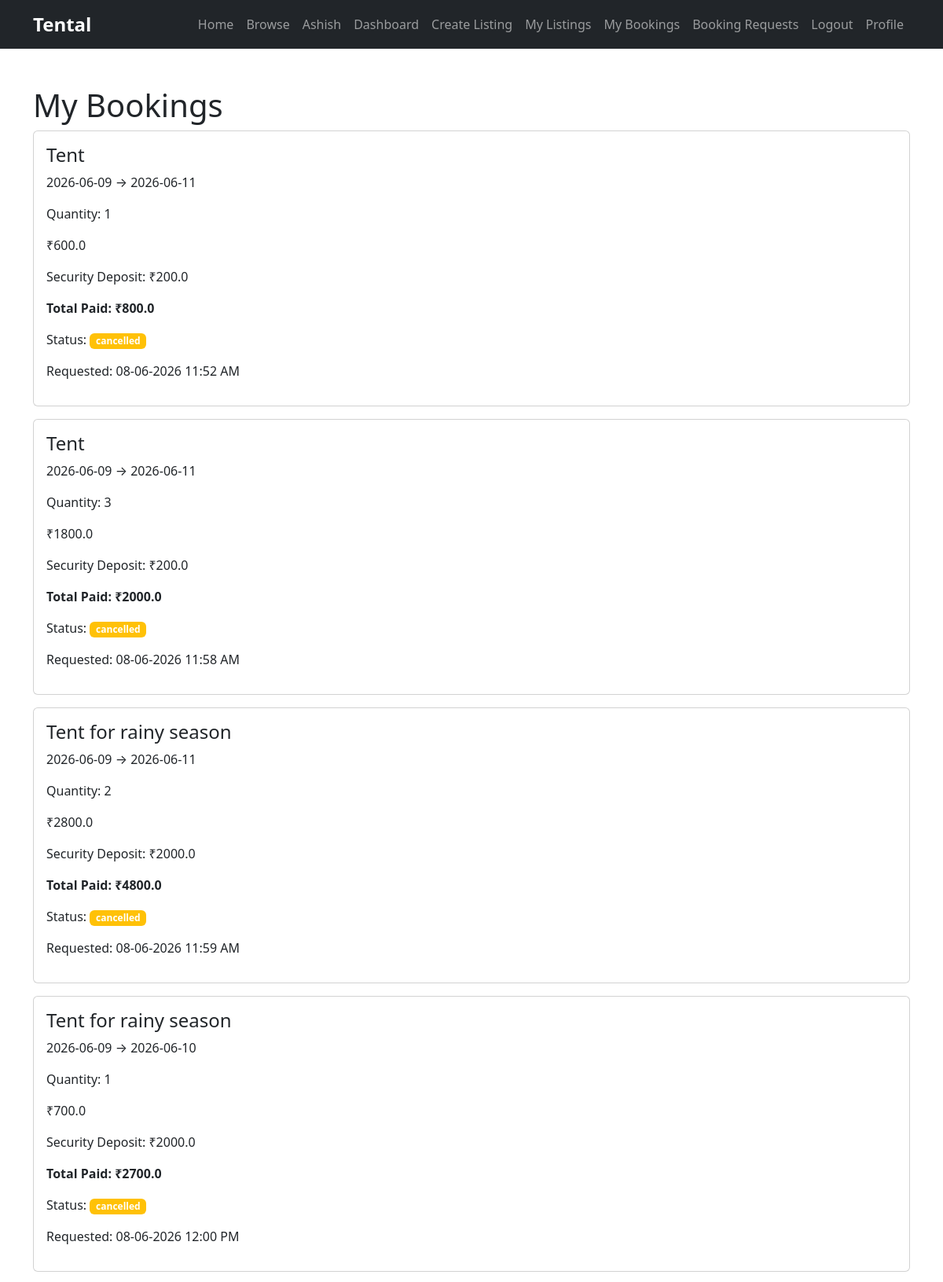
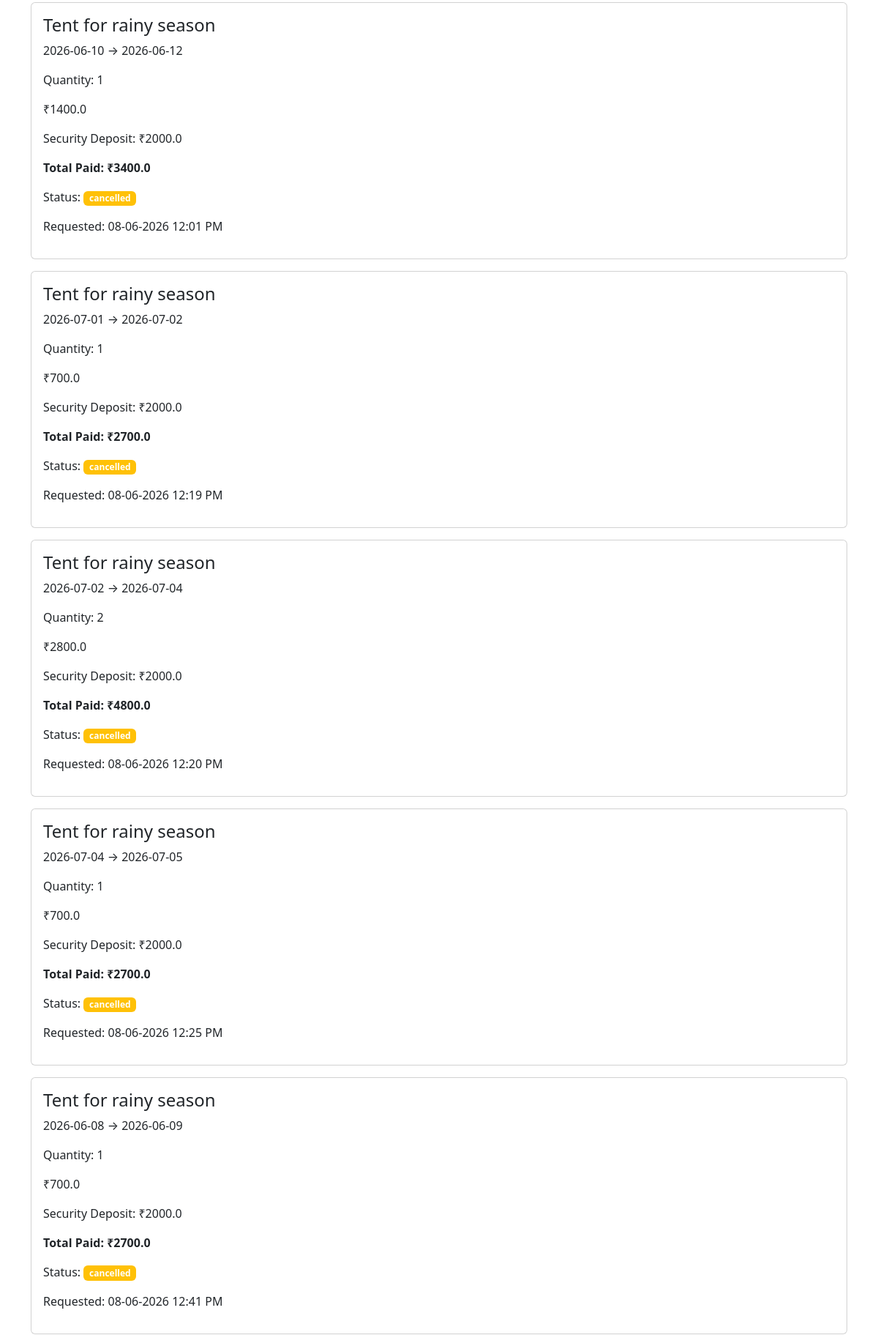
/my-bookings (signed in, upper part), run on the app's committed database (2 pictures, top to bottom).
### models/user.py (models this page shows)
class User(UserMixin, db.Model):
    id = db.Column(db.Integer, primary_key=True)
    name = db.Column(
        db.String(100),
        nullable=False
    )
    email = db.Column(
        db.String(120),
        unique=True,
        nullable=False
    )
    password = db.Column(
        db.String(255),
        nullable=False
    )
    rentals = db.relationship(
        "RentalItem",
        backref="owner",
        lazy=True
    )
    is_admin = db.Column(
        db.Boolean,
        default=False
    )
    is_active_user = db.Column(
        db.Boolean,
        default=True
    )
    bookings = db.relationship(
        "Booking",
        backref="user",
        lazy=True
    )

### models/booking.py (models this page shows)
class Booking(db.Model):
    id = db.Column(
        db.Integer,
        primary_key=True
    )
    user_id = db.Column(
        db.Integer,
        db.ForeignKey("user.id"),
        nullable=False
    )
    rental_item_id = db.Column(
        db.Integer,
        db.ForeignKey("rental_item.id"),
        nullable=False
    )
    status = db.Column(
        db.String(20),
        default="pending"
    )
    start_date = db.Column(
        db.Date,
        nullable=False
    )
    end_date = db.Column(
        db.Date,
        nullable=False
    )
    total_price = db.Column(
        db.Float,
        nullable=False
    )
    created_at = db.Column(
        db.DateTime,
        default=datetime.utcnow
    )
    quantity_booked = db.Column(
        db.Integer,
        nullable=False,
        default=1
    )
    security_deposit = db.Column(
        db.Float,
        nullable=False,
        default=0
    )

### models/rental_item.py (models this page shows)
class RentalItem(db.Model):
    id = db.Column(db.Integer, primary_key=True)
    title = db.Column(db.String(100), nullable=False)
    description = db.Column(db.Text, nullable=False)
    price_per_day = db.Column(db.Float, nullable=False)
    category = db.Column(db.String(100), nullable=False)
    user_id = db.Column(
        db.Integer,
        db.ForeignKey("user.id"),
        nullable=False
    )
    status = db.Column(
        db.String(20),
        default="pending"
    )
    image = db.Column(
        db.String(255)
    )
    bookings = db.relationship(
        "Booking",
        backref="rental_item",
        lazy=True
    )
    quantity = db.Column(
        db.Integer,
        nullable=False,
        default=1
    )
    security_deposit = db.Column(
        db.Float,
        nullable=False,
        default=0
    )

### routes/main.py (the view)
@main.route("/my-bookings")
@login_required
def my_bookings():
    bookings = Booking.query.filter_by(
        user_id=current_user.id
    ).all()
    for booking in bookings:
        update_booking_status(
            booking
        )
    db.session.commit()
    return render_template(
        "my_bookings.html",
        bookings=bookings
    )

### models/user.py (called while the page is built)
@login_manager.user_loader
def load_user(user_id):
    return User.query.get(int(user_id))

### routes/main.py (called while the page is built)
def update_booking_status(booking):
    today = date.today()
    if booking.status == "cancelled":
        return
    if booking.start_date <= today <= booking.end_date:
        booking.status = "active"
    elif today > booking.end_date:
        booking.status = "completed"

### templates/my_bookings.html (shortened to what this page needs)
{% extends "base.html" %} {% block content %}
<div class="container mt-5">
  <h1>My Bookings</h1>
  {% for booking in bookings %}
  <div class="card mb-3">
    <div class="card-body">
      <h4>{{ booking.rental_item.title }}</h4>
      <p>{{ booking.start_date }} → {{ booking.end_date }}</p>
      <p>Quantity: {{ booking.quantity_booked }}</p>
      <p>₹{{ booking.total_price }}</p>
      <p>Security Deposit: ₹{{ booking.security_deposit }}</p>
      <p>
        <strong>
          Total Paid: ₹{{ booking.total_price + booking.security_deposit }}
        </strong>
      </p>
      <p>
        Status:
        <span class="badge bg-warning"> {{ booking.status }} </span>
      </p>
      <p>Requested: {{ booking.created_at.strftime('%d-%m-%Y %I:%M %p') }}</p>
    </div>
  </div>
  {% endfor %}
</div>
{% endblock %}

### templates/base.html (shortened to what this page needs)
<!doctype html>
<html lang="en">
  <head>
    <link
      href="https://cdn.jsdelivr.net/npm/bootstrap@5.3.7/dist/css/bootstrap.min.css"
      rel="stylesheet"
    />
    <link
      rel="stylesheet"
      href="{{ url_for('static', filename='css/style.css') }}"
    />
  </head>
  <body>
    <nav class="navbar navbar-expand-lg navbar-dark bg-dark">
      <div class="container">
        <a class="navbar-brand" href="#">Tental</a>
        <div class="navbar-nav ms-auto">
          <a class="nav-link" href="{{ url_for('main.home') }}">Home</a>
          <a class="nav-link" href="{{ url_for('main.browse') }}">Browse</a>
          {% if current_user.is_authenticated %}
          <span class="nav-link"> {{ current_user.name }} </span>
          <a class="nav-link" href="{{ url_for('main.owner_dashboard') }}">
            Dashboard
          </a>
          <a class="nav-link" href="{{ url_for('main.create_listing') }}">
            Create Listing
          </a>
          <a class="nav-link" href="{{ url_for('main.my_listings') }}">
            My Listings
          </a>
          <a class="nav-link" href="{{ url_for('main.my_bookings') }}">
            My Bookings
          </a>
          <a class="nav-link" href="{{ url_for('main.booking_requests') }}">
            Booking Requests
          </a>
          <a class="nav-link" href="{{ url_for('auth.logout') }}"> Logout </a>
          <a class="nav-link" href="{{ url_for('main.profile') }}"> Profile </a>
           {% else %}
          <a class="nav-link" href="{{ url_for('auth.login') }}"> Login </a>
          <a class="nav-link" href="{{ url_for('auth.register') }}">
            Register
          </a>
          {% endif %}
        </div>
      </div>
    </nav>
    <main class="flex-grow-1">{% block content %} {% endblock %}</main>
  </body>
</html>

### static/css/style.css (style rules this page uses)
:root { --primary-color: #2E8B57; --secondary-color: #1E293B; }
html, body { height: 100%; }
body { display: flex; flex-direction: column; }
.navbar-brand { font-size: 1.5rem; font-weight: 700; }

### data on the page
User: name "Ashish"
Booking: rental_item "Tent", start_date "2026-06-09", end_date "2026-06-11", quantity_booked "1", total_price "600.0", security_deposit "200.0", booking.total_price+booking.security_deposit "800.0", status "cancelled", created_at "08-06-2026 11:52 AM"
Booking: rental_item "Tent", start_date "2026-06-09", end_date "2026-06-11", quantity_booked "3", total_price "1800.0", security_deposit "200.0", booking.total_price+booking.security_deposit "2000.0", status "cancelled", created_at "08-06-2026 11:58 AM"
Booking: rental_item "Tent for rainy season", start_date "2026-06-09", end_date "2026-06-11", quantity_booked "2", total_price "2800.0", security_deposit "2000.0", booking.total_price+booking.security_deposit "4800.0", status "cancelled", created_at "08-06-2026 11:59 AM"
Booking: rental_item "Tent for rainy season", start_date "2026-06-09", end_date "2026-06-10", quantity_booked "1", total_price "700.0", security_deposit "2000.0", booking.total_price+booking.security_deposit "2700.0", status "cancelled", created_at "08-06-2026 12:00 PM"
Booking: rental_item "Tent for rainy season", start_date "2026-06-10", end_date "2026-06-12", quantity_booked "1", total_price "1400.0", security_deposit "2000.0", booking.total_price+booking.security_deposit "3400.0", status "cancelled", created_at "08-06-2026 12:01 PM"
Booking: rental_item "Tent for rainy season", start_date "2026-07-01", end_date "2026-07-02", quantity_booked "1", total_price "700.0", security_deposit "2000.0", booking.total_price+booking.security_deposit "2700.0", status "cancelled", created_at "08-06-2026 12:19 PM"
Booking: rental_item "Tent for rainy season", start_date "2026-07-02", end_date "2026-07-04", quantity_booked "2", total_price "2800.0", security_deposit "2000.0", booking.total_price+booking.security_deposit "4800.0", status "cancelled", created_at "08-06-2026 12:20 PM"
Booking: rental_item "Tent for rainy season", start_date "2026-07-04", end_date "2026-07-05", quantity_booked "1", total_price "700.0", security_deposit "2000.0", booking.total_price+booking.security_deposit "2700.0", status "cancelled", created_at "08-06-2026 12:25 PM"
Booking: rental_item "Tent for rainy season", start_date "2026-06-08", end_date "2026-06-09", quantity_booked "1", total_price "700.0", security_deposit "2000.0", booking.total_price+booking.security_deposit "2700.0", status "cancelled", created_at "08-06-2026 12:41 PM"
